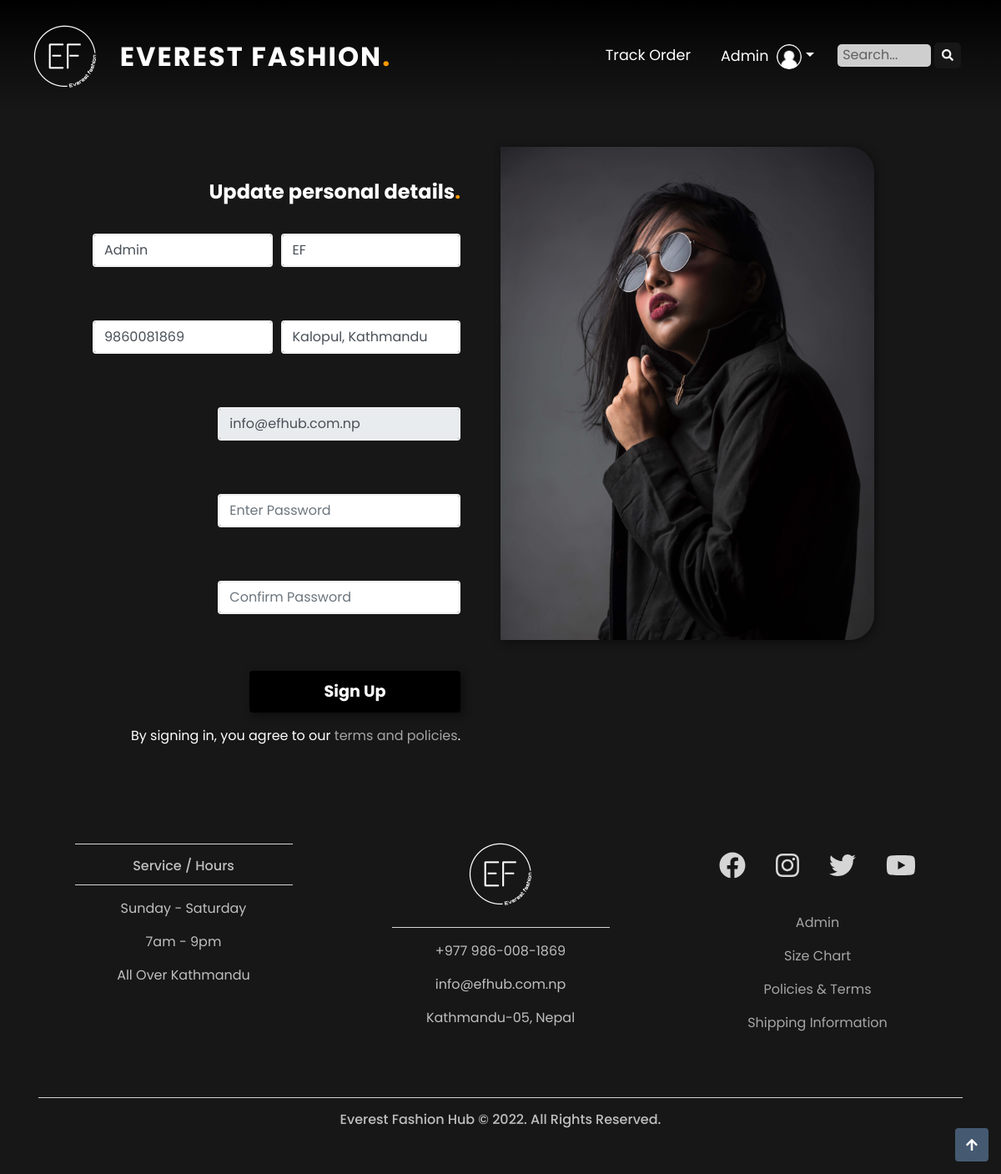
Page /signup.php (signed in) on the committed database.
### tables this page shows
CREATE TABLE users(
	user_id INT AUTO_INCREMENT PRIMARY KEY,
	fname VARCHAR(20),
	lname VARCHAR(20),
	phone VARCHAR(20),
	address VARCHAR(50),
	email VARCHAR(50),
	PASSWORD CHAR(32),
	role VARCHAR(10) DEFAULT "customer",
	reg_date DATETIME DEFAULT CURRENT_TIMESTAMP,
	is_blocked BIT DEFAULT 0
);

### signup.php (the view, shortened to what this page needs)
<!DOCTYPE html>
<html lang="en">
<head>
	<link rel="stylesheet" href="https://maxcdn.bootstrapcdn.com/bootstrap/4.0.0/css/bootstrap.min.css">
	<link rel="stylesheet" href="https://cdnjs.cloudflare.com/ajax/libs/OwlCarousel2/2.3.4/assets/owl.carousel.min.css" />
	<link rel="stylesheet" href="https://cdnjs.cloudflare.com/ajax/libs/OwlCarousel2/2.3.4/assets/owl.theme.default.min.css" />
	<link href="css/style.css" rel="stylesheet">
</head>
<body oncontextmenu="return true">
<nav class="navbar navbar-expand-sm navbar-dark shadow-5-strong gradient-navbar sticky-top">
	<div class="container-fluid">
		<a class="navbar-brand" href="index.php"> <img class="logo" src="image/logo.png"> </a>
		<h1 class="logo-text"><a href="index.php">Everest Fashion<span>.</span></a></h1>
		<div class="collapse navbar-collapse" id="navbarResponsive">
			<ul class="navbar-nav ml-auto">
				<?php if(isset($_SESSION['user_id'])){ ?>
				<li class="nav-active"><a class="nav-link" href="cart.php?user=<?php echo $_SESSION['user_id']; ?>"> Track Order </a></li>
				<li class="nav-active dropdown"><a class="nav-link dropdown-toggle" role="button" data-toggle="dropdown" aria-haspopup="true" aria-expanded="false" href="#" id="navbarDropdown"><?php echo $_SESSION['fname']; ?><img src="image/user.png" class="img-fluid admin-pic"></a>
         		</li>
         		<?php } else{ ?>
				<li class="nav-active"><a class="nav-link" href="signup.php"> Sign Up  </a></li>
				<li class="nav-active"><a class="nav-link" href="login.php"> Login </a></li>
				<?php } ?>
				<li class="nav-item">
					<form action="php/search.php" method="post">
						<input type="text" name="search_item" class="search-form-alt" placeholder=" Search...">
						<button class="btn btn-outline-light btn-sm" type="submit"><i class="fas fa-search icon"></i></button>
					</form>
				</li>
			</ul>
		</div>
	</div>
</nav>
<?php if(isset($_SESSION['user_id'])){
	include 'php/conn.php';
	$sql='select * from users where is_blocked=0 and user_id='.$_SESSION['user_id'];
	$res=mysqli_query($conn,$sql);
	$row=mysqli_fetch_assoc($res);
?>
<section class="form my-4 mx-5">
	<div class="container">
		<div class="row no-gutters">
			<div class="col-lg-6 px-5 pt-5">
				<h4 class="font-weight-bold py-2" style="text-align:right">Update personal details<span class="keyword">.</span></h4>
				<form id="form" method="post" action="php/insert_user.php">
					<div class="form-row">
						<div class="col-lg-6">
							<div class="verify-form">
							<input type="text" id="fname" name="fname" placeholder="First Name" class="form-control my-1" required value="<?php echo $row['fname']; ?>">
		                	</div>
						</div>
						<div class="col-lg-6">
							<div class="verify-form">
							<input type="text" id="lname" name="lname" placeholder="Last Name" class="form-control my-1" required value="<?php echo $row['lname']; ?>">
		                	</div>
						</div>
					</div>
					<div class="form-row">
						<div class="col-lg-6">
							<div class="verify-form">
							<input type="text" id="phone" name="phone" placeholder="Phone" class="form-control my-1" required value="<?php echo $row['phone']; ?>">
		                	</div>
						</div>
						<div class="col-lg-6">
							<div class="verify-form">
							<input type="text" id="address" name="address" placeholder="Address" class="form-control my-1" required value="<?php echo $row['address']; ?>">
		                	</div>
						</div>
					</div>
					<div class="form-row">
						<div class="col-lg-4"></div>
						<div class="col-lg-8">
						<div class="verify-form">
							<input type="email" class="form-control my-1" disabled value="<?php echo $row['email']; ?>">
						</div>
						</div>
					</div>
					<div class="form-row">
						<div class="col-lg-4"></div>
						<div class="col-lg-8">
							<div class="verify-form">
							<input type="password" id="password" name="password" placeholder="Enter Password" class="form-control my-1" required>
							</div>
						</div>
					</div>
					<div class="form-row">
						<div class="col-lg-4"></div>
						<div class="col-lg-8">
							<div class="verify-form">
							<input type="password" id="repassword" name="repassword" placeholder="Confirm Password" class="form-control my-1" required>
							</div>
						</div>
					</div>
					<div class="form-row">
						<div class="col-lg-5"></div>
						<div class="col-lg-7">
							<button type="submit" class="button login-btn mt-2">Sign Up</button>
						</div>
					</div>
					<div style="text-align:right">
						<p>By signing in, you agree to our
						<a href="others.php?show=terms" class="bot-link">terms and policies</a>.</p>
					</div>
				</form>
			</div>
			<div class="col-lg-5">
				<img src="image/signup-model.jpg" class="img-fluid login-img-alt">
			</div>
		</div>
	</div>
</section>
<?php } ?>
<footer class="bot">
 	<div class="container padding">
 		<div class="row text-center">
 			<div class="col-md-4">
 				<hr class="light">
 				<h6> Service / Hours </h6>
 				<hr class="light">
 				<p> Sunday - Saturday </p>
 				<p> 7am - 9pm </p>
 				<p>All Over Kathmandu</p>
 			</div>
 			<div class="col-md-4">
 				<a href="index.php" class="logo"><img src="image/logo.png" class="logo"></a>
 				<hr class="light">
 				<p> +977 986-008-1869 </p>
 				<p> info@efhub.com.np </p>
 				<p> Kathmandu-05, Nepal </p>
 			</div>
 			<div class="col-md-4">
 				<div class="container-fluid">
 					<div class="row text-center social">
 						<div class="col-12">
			 				<a href="https://www.facebook.com/weverestfc"><i class="fab fa-facebook"></i></a>
							<a href="https://www.instagram.com/weverestfc/"><i class="fab fa-instagram"></i></a>
							<a href="https://www.twitter.com/"><i class="fab fa-twitter"></i></a>
							<a href="https://www.youtube.com/"><i class="fab fa-youtube"></i></a>
						</div>
					</div>
					<div class="row">
						<div class="col-12">
						<a href="login.php?user=admin" class="bot-link"><p>Admin</p></a>
						<a href="others.php?show=chart" class="bot-link"><p>Size Chart</p></a>
						<a href="others.php?show=terms" class="bot-link"><p>Policies & Terms</p></a>
						<a href="others.php?show=shipment" class="bot-link"><p>Shipping Information</p></a>
						</div>
					</div>
				</div>
 			</div>
 			<div class="col-12">
 				<hr class="light-100">
 				<h6> Everest Fashion Hub &copy; 2022. All Rights Reserved. </h6>
 			</div>
 		</div>
 	</div>
 </footer>
 <a href="#" class="back-to-top d-flex align-items-center justify-content-center"><i class="fa fa-arrow-up"></i></a>
</body>
</html>

### css/style.css (style rules this page uses)
html,body { height:100%; width:100%; font-family:'Poppins',sans-serif; color:white; background-color: #171717; }
.navbar { padding:.8rem; }
.navbar-nav li { padding-right:20px; }
.nav-link { font-size:1.1em!important; }
.logo-text { font-size: 32px; margin: 0; padding: 0; line-height: 1; font-weight: 700; letter-spacing: 2px; text-transform: uppercase; }
.logo-text a { color: #fff; }
.logo-text a span { color: #ff9900; }
.keyword { color:#ff9900; }
.gradient-navbar { background: linear-gradient(-180deg, #000000, #0d0d0d, #171717); background-size: 100% 100%; }
.navbar-dark .navbar-nav .nav-link { color:white; }
.logo { height:100px; }
.search-form-alt { opacity: 0.8; border: none; border-bottom: 1px solid white; width: 7em; margin: 8px 0; transition: width 0.4s ease-in-out; border-radius: 5px; }
.bot { color: #bfbfbf; background-color: #171717; }
.btn-outline-light { background-color: #171717; border:1px solid #171717; border-radius: 5px; }
.padding { padding-bottom:2rem; }
.fa-search { font-size: 1em !important; }
.icon { font-size:2em; }
.social a { font-size:2em; padding:1rem; }
.fa-facebook, .fa-instagram, .fa-twitter, .fa-youtube { color:#d5d5d5; }
footer { background-color:#1b1e23; color:#d5d5d5; padding-top:2rem; }
hr.light { border-top:1px solid #d5d5d5; width:75%; margin-top:.8rem; margin-bottom:1rem; }
.bot-link { color:#a6a6a6; }
footer a { color:#d5d5d5; }
hr.light-100 { border-top:1px solid #d5d5d5; width:100%; margin-top:.8rem; margin-bottom:1rem; }
.verify-form input { border: 2px solid #f0f0f0; }
form .form-control { border: 2px solid #f0f0f0; }
.admin-pic { border-radius: 50%; width: 30px; height: 30px; margin-left: 10px; }
section .row { border-radius: 30px; }
.login-img-alt { border-top-right-radius: 30px; border-bottom-right-radius: 30px; box-shadow: 2px 2px 10px #0d0d0d; }
.login-btn { border: none; outline: none; height: 50px; width: 100%; background-color: black; color: white; border-radius: 4px; font-weight: bold; transition: 0.3s ease; box-shadow: 3px 3px 10px #0d0d0d; font-size: 1.2em; }
.back-to-top { position: fixed; right: 15px; bottom: 15px; z-index: 996; background: #455A71; width: 40px; height: 40px; border-radius: 4px; transition: all 0.4s; }
.fa-arrow-up { color: white; }
[class*="col-"] { padding: 1rem; }

### rows in the picture
users: fname "Admin", lname "EF", phone "9860081869", address "Kalopul, Kathmandu", email "info@efhub.com.np"

### other values in the picture
$_SESSION['fname'] "Admin"
